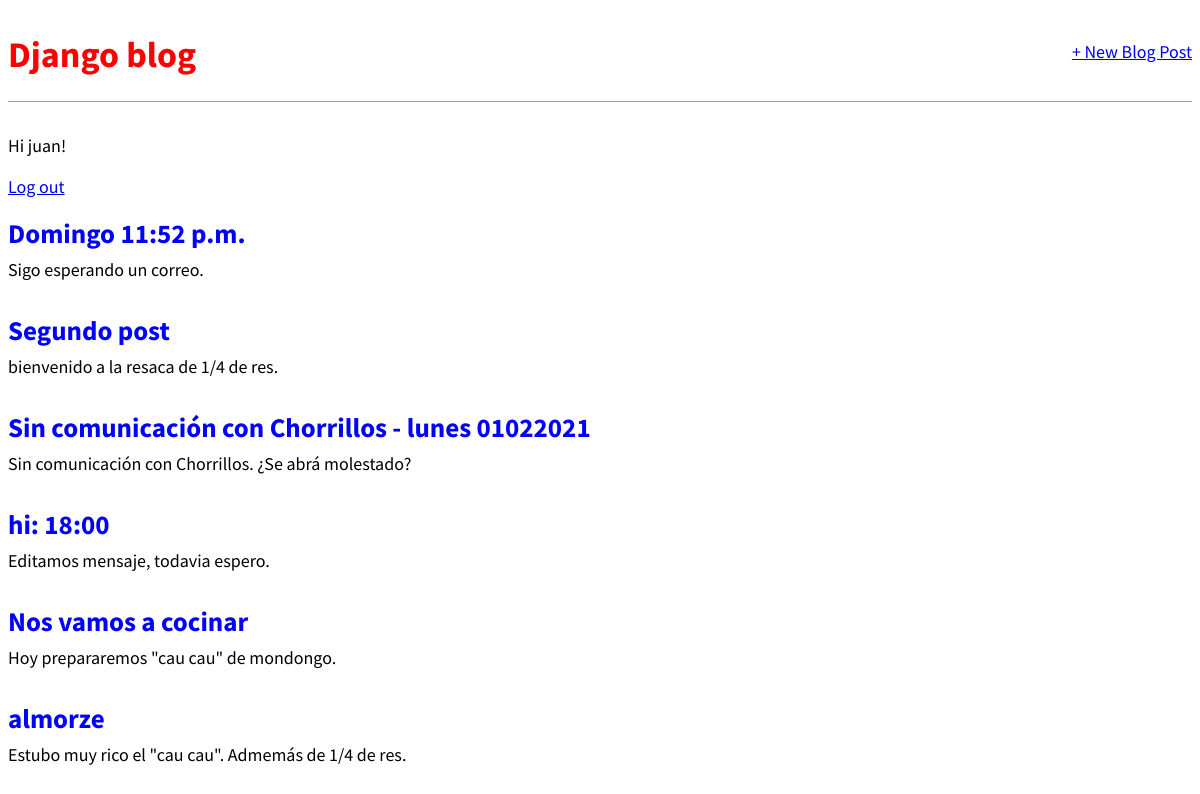
The app's page / (signed in) with its own data.
### blog/models.py (models this page shows, shortened)
class Post(models.Model):
    title = models.CharField(max_length=200)
    author = models.ForeignKey('auth.User',on_delete=models.CASCADE,)
    body = models.TextField()

### blog/views.py (the view)
# urls.py: path('', BlogListView.as_view(), name='home'),
class BlogListView(ListView):
    model = Post
    template_name = 'home.html'

### blog/templates/home.html
{% extends 'base.html' %}
{% block content %}
{% for post in object_list %}
<div class="post-entry">
    <h2><a href="{% url 'post_detail' post.pk %}">{{ post.title }}</a></h2>
    <p>{{ post.body }}</p>
</div>
{% endfor %}
{% endblock content %}

### blog/templates/base.html (shortened to what this page needs)
{% load static %}
<!DOCTYPE html>
<html lang="en">
<head>
    <link href='{% static "css/base.css" %}' rel="stylesheet">
</head>
<body>
    <div>
        <header>
            <div class="nav-left">
                <h1><a href="{% url 'home' %}">Django blog</a></h1>
            </div>
            <div class="nav-right">
                <a href="{% url 'post_new' %}">+ New Blog Post</a>
            </div>
        </header>
        {% if user.is_authenticated %}
        <p>Hi {{ user.username }}!</p>
        <p><a href="{% url 'logout' %}">Log out</a></p>
        {% else %}
        <p>You are not logged in.</p>
        <a href="{% url 'login' %}">Log In</a>
        {% endif %}
        {% block content %}
        {% endblock content %}
    </div>
</body>
</html>

### static/css/base.css (style rules this page uses)
body { font-family: "Source Sans Pro", sans-serif; font-size: 18px; }
header { border-bottom: 1px solid #999; margin-bottom: 2rem; display: flex; }
header h1 a { color: red; text-decoration: none; }
.nav-left { margin-right: auto; }
.nav-right { display: flex; padding-top: 2rem; }
.post-entry { margin-bottom: 2rem; }
.post-entry h2 { margin: 0.5rem 0; }
.post-entry h2 a, .post-entry h2 a:visited { color: blue; text-decoration: none; }
.post-entry p { margin: 0; font-weight: 400; }

### records on screen
Post: title "Domingo 11:52 p.m.", body "Sigo esperando un correo."
Post: title "Segundo post", body "bienvenido a la resaca de 1/4 de res."
Post: title "Sin comunicación con Chorrillos - lunes 01022021", body "Sin comunicación con Chorrillos. ¿Se abrá molestado?"
Post: title "hi: 18:00", body "Editamos mensaje, todavia espero."
Post: title "Nos vamos a cocinar", body "Hoy prepararemos \"cau cau\" de mondongo."
Post: title "almorze", body "Estubo muy rico el \"cau cau\". Admemás de 1/4 de res."

### other values on screen
{{ user.username }} "juan"
